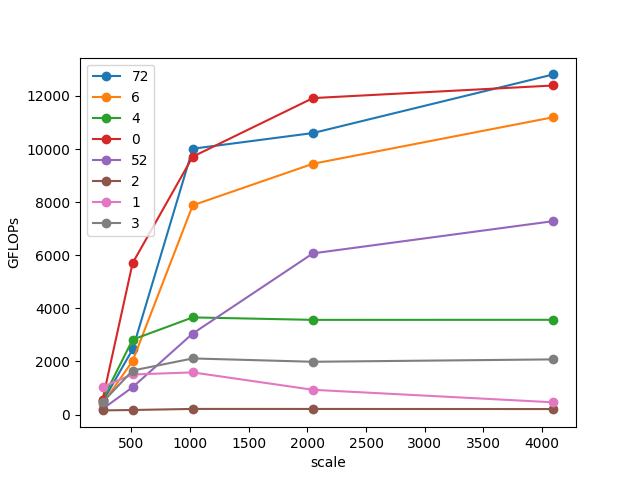

Here is the Python script that generated this plot:
import json
import matplotlib.pyplot as plt
import glob

# find all logs and plot them
for log in glob.glob("./logs/*.json"):
    with open(log, "r") as f:
        res = json.load(f)
    xs = [int(x) for x in res.keys()]
    ys = [res[str(x)]["gflops"] for x in xs]
    plt.plot(xs, ys, 'o-', label=log[7:-5])

plt.legend()
plt.xlabel("scale")
plt.ylabel("GFLOPs")
plt.show()
